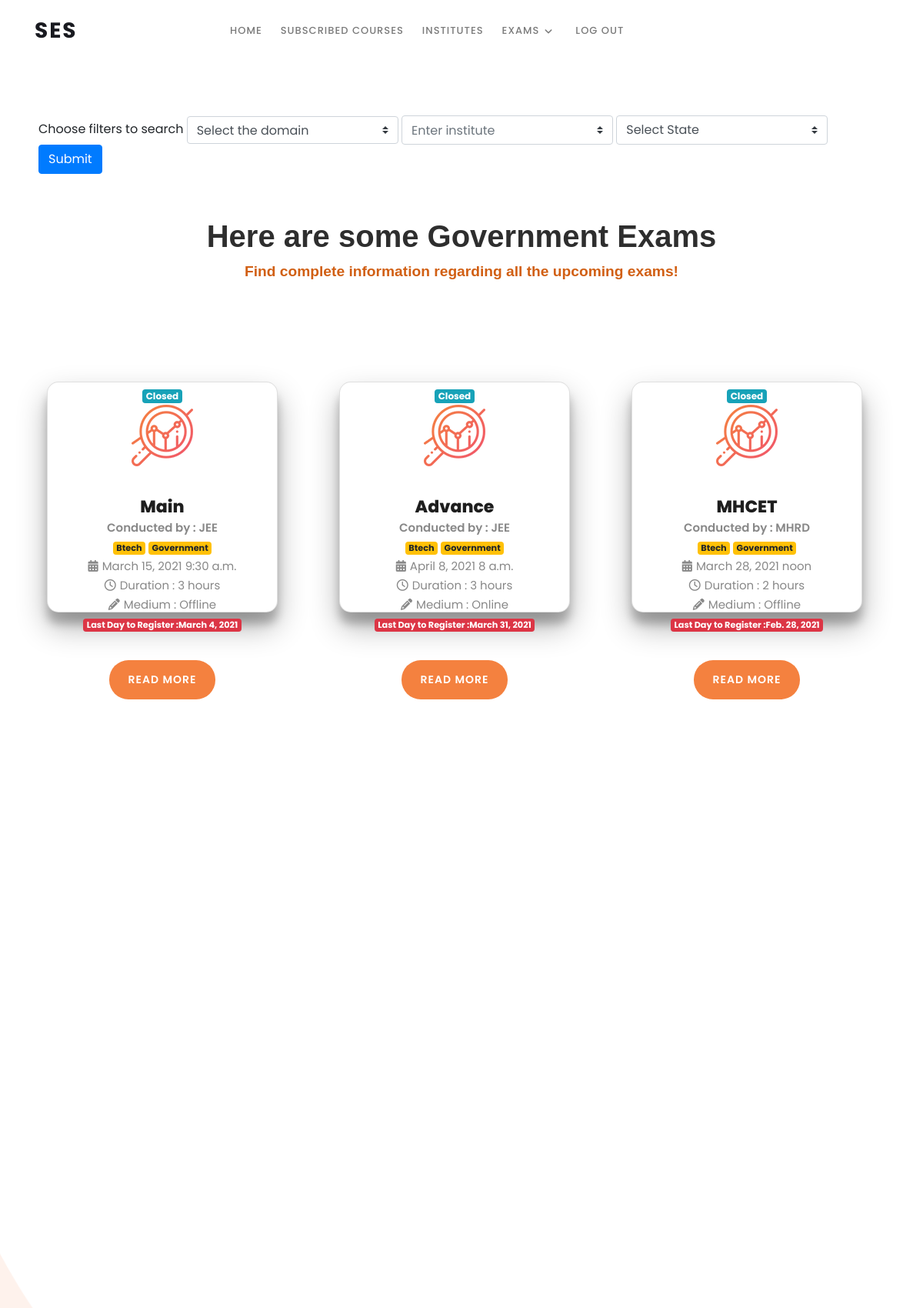
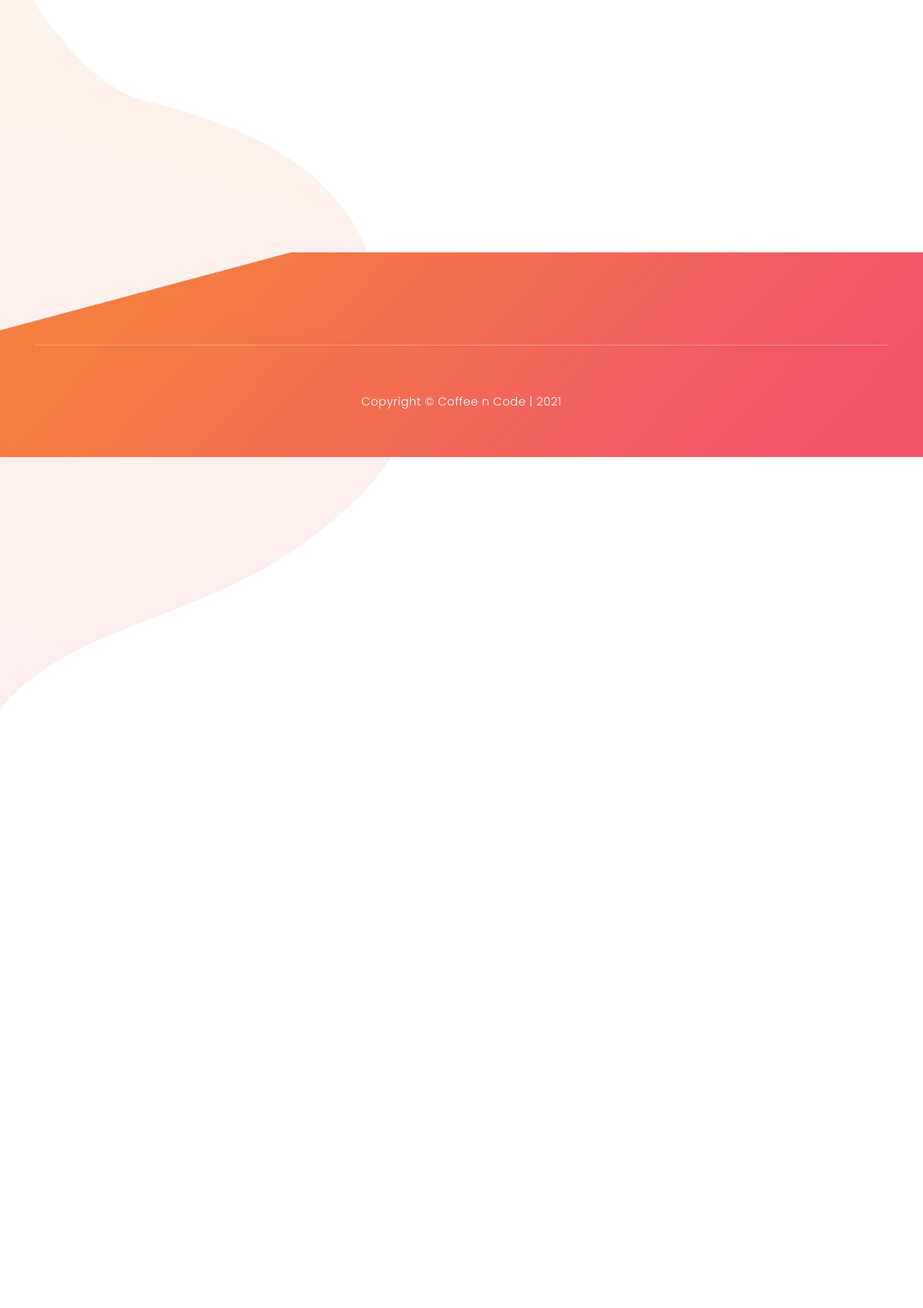
The app's page /main/domains/0 (signed in, upper part) with its own data (2 pictures, top to bottom).
### mainapp/models.py (models this page shows, shortened)
class Exam(models.Model):
    name = models.CharField(max_length=500)
    reg_link = models.CharField(max_length=2000)
    date = models.DateField(blank = True, default=timezone.now())
    time = models.TimeField(blank=True,default='20:00')
    duration = models.IntegerField(default=0, blank= True)
    medium = models.CharField(max_length=10, choices=exam_type)
    institute = models.ForeignKey(Institute, on_delete=models.CASCADE)
    rules_pdf = models.FileField(upload_to='uploads/',blank=True)
    syllabus_pdf = models.FileField(upload_to='uploads/',blank=True)
    marking_scheme = models.FileField(upload_to='uploads/',blank=True)
    extra_details = models.CharField(blank=True, max_length=2000)
    student = models.ManyToManyField(User,blank=True)
    is_govt = models.BooleanField(default=False)
    last_day_register = models.DateField(default=timezone.now())
    degree = models.CharField(max_length=20,default='-')
    youtube_link = models.CharField(max_length=2000,blank=True)
    youtube_link2 = models.CharField(max_length=2000,blank=True)
    youtube_link3 = models.CharField(max_length=2000,blank=True)
    def get_left_days(self):
            delta =  self.date - timezone.now().date()
            return delta.days

class Institute(models.Model):
    name = models.CharField(max_length=100)
    address = models.CharField(max_length=100,blank=True)
    email = models.CharField(max_length=100)
    contact = models.CharField(max_length=20,blank=True)
    domain = models.CharField(max_length=50)
    region = models.CharField(max_length=20,blank=True,default='')
    created = models.DateTimeField(default=timezone.now)
    student = models.ManyToManyField(User,blank=True)
    is_email_active = models.BooleanField(default=True)
    password = models.CharField(max_length=250, blank = True)

### mainapp/views.py (the view, shortened to what this page needs)
# urls.py: path('domains/<int:id>', views.domains, name='domains'),
def domains(request,id):
    if not request.user.is_authenticated:
        return redirect('errorpage')
    exam_obj = Exam.objects.all()
    gov_obj = exam_obj.filter(is_govt=True)
    private_obj = exam_obj.filter(is_govt=False)
    if id==0:
        context = {
            'title' : 'Government',
            'exam_obj': gov_obj
        }
    return render(request,'mainapp/domainwise.html',context)

### mainapp/templatetags/getdays.py (called while the page is built)
@register.filter
def get_days(obj):
    return obj.get_left_days()

### mainapp/templates/mainapp/domainwise.html (shortened to what this page needs)
{% include 'mainapp/header.html' %}
{% load static %}
{% load getdays %}
<link rel="stylesheet" type="text/css" href="{% static 'mainapp/assets/css/domain.css' %}">
     <form method="POST">
        <label>Choose filters to search</label>
    <select class="col-md-3 col-8 select2 form-control custom-select" style="width: 100%; height:36px;" name="domain" id="domain" >
        <option value="" >Select the domain</option>
    </select>
    <input type="text" name ="institute" id ="institute" placeholder="Enter institute" class="col-md-3 col-8 select2 form-control custom-select"> </input>
          <select class="col-md-3 col-8 select2 form-control custom-select" id="inputState" name="inputState">
                              <option value="SelectState">Select State</option>
                            </select>
        <button type="submit" class="btn btn-primary" name="filter">Submit </button>
      </form>
<div class="row">
        <div class="col-12 pageheading">
            <div class="page-title">Here are some {{title}} Exams</div>
            <div class="subh">Find complete information regarding all the upcoming exams!</div>
        </div>
    </div>
    <section class="section" id="about">
        <div class="container">
                <div class="row">
                    {% for obj in exam_obj %}
                    <div class="col-lg-4 col-md-6 col-sm-12 col-xs-12"
                        data-scroll-reveal="enter left move 30px over 0.6s after 0.4s">
                        <div class="features-item card card-5" style="margin-bottom: 100px;">
                            {% if  obj|get_days  > 0 %}
                          <span class="badge badge-info"> {{ obj|get_days }} Days to go ! </span>
                          {% else %}
                          <span class="badge badge-info"> Closed </span>
                          {% endif %}
                            <div class="features-icon">
                                <img src="assets/images/features-icon-1.png" alt="">
                                <h5>{{obj.name}}</h5>
                                <p style="font-weight: 600;"> Conducted by : {{ obj.institute.name }} </p>
                                <p> <span class="badge badge-warning">{{ obj.degree }}</span> <span class="badge badge-warning"> {% if obj.is_govt == True %} Government {% else %} Private {% endif %}<span>
                                <p><i class="fa fa-calendar" style="padding-right: 5px;"> </i>{{obj.date}}  {{obj.time}} </p>
                                <p><i class="fa fa-clock-o" style="padding-right: 5px;"> </i>Duration : {{obj.duration}} hours</p>
                                <p><i class="fa fa-pencil" style="padding-right: 5px;"> </i>Medium : {{obj.medium}}</p>
                                <p><span class="badge badge-danger"> Last Day to Register :{{obj.last_day_register}} </span></p>
                                <a href="{% url 'view_exam' obj.id %}" class="main-button" style="margin-bottom: 80px;">
                                    Read More
                                </a>
                            </div>
                        </div>
                    </div>
                    {% endfor %}
            </div>
        </div>
    </section>
    <div class="right-image-decor"></div>
    <footer id="contact-us">
        <div class="container">
            <div class="row">
                <div class="col-lg-12">
                    <div class="sub-footer">
                        <p>Copyright &copy; Coffee n Code
                        | 2021</p>
                    </div>
                </div>
            </div>
        </div>
    </footer>
</body>
</html>

### mainapp/static/mainapp/assets/css/templatemo-lava.css (style rules this page uses)
html, body, div, span, applet, object, iframe, h1, h2, h3, h4, h5, h6, p, blockquote, div pre, a, abbr, acronym, address, big, cite, code, del, dfn, em, font, img, ins, kbd, q, s, samp, small, strike, strong, sub, sup, tt, var, b, u, i, center, dl, dt, dd, ol, ul, li, figure, header, nav, section, article, aside, footer, figcaption { margin: 0; padding: 0; border: 0; outline: 0; }
header, nav, section, article, aside, footer, hgroup { display: block; }
* { box-sizing: border-box; }
html, body { font-family: 'Poppins', sans-serif; font-weight: 400; background-color: #fff; font-size: 16px; -ms-text-size-adjust: 100%; -webkit-font-smoothing: antialiased; -moz-osx-font-smoothing: grayscale; }
a { text-decoration: none !important; }
h1, h2, h3, h4, h5, h6 { margin-top: 0px; margin-bottom: 0px; }
p { font-size: 15px; line-height: 25px; color: #888; }
html, body { background: #fff; font-family: 'Poppins', sans-serif; }
a.main-button { font-size: 14px; border-radius: 25px; padding: 15px 25px; background-color: #f4813f; text-transform: uppercase; color: #fff; font-weight: 600; letter-spacing: 1px; -webkit-transition: all 0.3s ease 0s; -moz-transition: all 0.3s ease 0s; -o-transition: all 0.3s ease 0s; transition: all 0.3s ease 0s; }
#about { padding: 100px 0px; position: relative; z-index: 9; }
.features-item { border-radius: 5px; padding: 5px 5px; text-align: center; box-shadow: 0px 0px 10px rgba(0,0,0,0.1); }
.features-item img { z-index: 10; position: relative; max-width: 100%; margin-bottom: 40px; }
.features-item h5 { margin-top: 0px; font-size: 22px; color: #1e1e1e; font-weight: 800; }
.features-item .main-button { margin-top: 35px; display: inline-block; }
.right-image-decor { background-image: url(../images/right-bg-decor.png); background-repeat: no-repeat; background-position: right center; position: absolute; width: 100%; display: inline-block; height: 110%; margin-top: -200px; }
footer { margin-top: 200px; padding-top: 120px; background-image: url(../images/footer-bg.png); background-repeat: no-repeat; background-position: center center; background-size: cover; width: 100%; }
footer .sub-footer { padding: 60px 0px; border-top: 1px solid rgba(250,250,250,0.3); text-align: center; }
footer .sub-footer p { color: #fff; font-size: 15px; font-weight: 300; letter-spacing: 0.5px; }

### mainapp/static/mainapp/mycustom.css (style rules this page uses)
.card-5 { box-shadow: 0 19px 38px rgba(0,0,0,0.30), 0 15px 12px rgba(0,0,0,0.22); }
.card { background: #fff; border-radius: 2px; display: inline-block; height: 300px; margin: 1rem; position: relative; width: 300px; border-radius: 15px; }
.pageheading { font-family: 'Montserrat', sans-serif; text-align: center; font-size: 2.5rem; padding-top: 1px; padding-bottom: 10px; color: #2e2e2e; font-weight: 800; }
.subh { font-family: 'Montserrat', sans-serif; text-align: center; font-size: 1.2rem; padding: 2px; color: #d15f13; }

### mainapp/static/mainapp/assets/css/domain.css (style rules this page uses)
form { padding:50px; }

### records on screen
Exam: shows "Closed", name "Main", institute.name "JEE", degree "Btech", is_govt "Government", date "March 15, 2021", time "9:30 a.m.", duration "3", medium "Offline", last_day_register "March 4, 2021"
Exam: shows "Closed", name "Advance", institute.name "JEE", degree "Btech", is_govt "Government", date "April 8, 2021", time "8 a.m.", duration "3", medium "Online", last_day_register "March 31, 2021"
Exam: shows "Closed", name "MHCET", institute.name "MHRD", degree "Btech", is_govt "Government", date "March 28, 2021", time "noon", duration "2", medium "Offline", last_day_register "Feb. 28, 2021"

### other values on screen
{{ title }} "Government"
